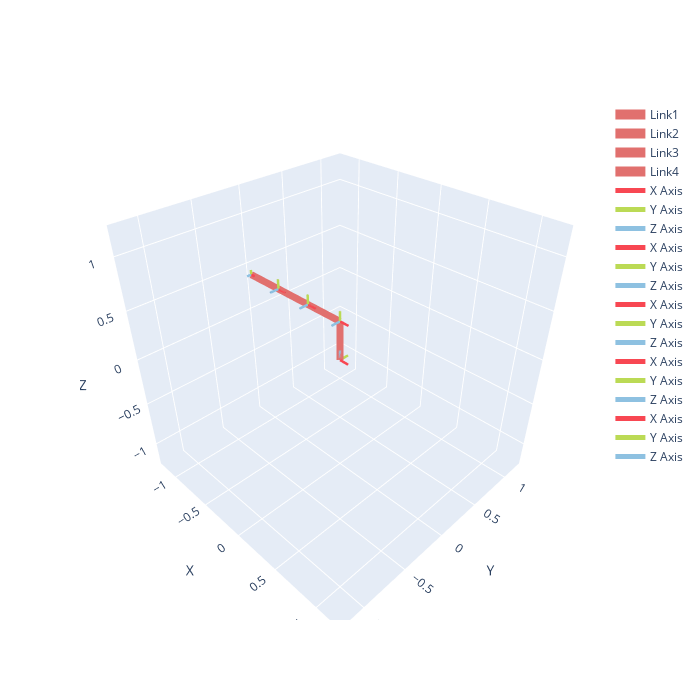

Here is the notebook cell this chart was saved with:
### Markdown cell above
or using the plotly backends:

### Code cell
# robot.plotly(robot.qz) # zero configuration
robot.plotly(robot.qz, save=True, path='./fig/g4_plotly.png') # zero configuration

### Figure 1 — Plotly figure (JSON) as saved in the notebook; plotly's stock layout.template omitted (floating-point values rounded to 4 significant figures)
{"data": [{"line": {"color": "#E1706E", "width": 14}, "mode": "lines", "name": "Link1", "type": "scatter3d", "x": [0.0, 0.0], "y": [0.0, 0.0], "z": [0.0, 0.4]}, {"line": {"color": "#E1706E", "width": 14}, "mode": "lines", "name": "Link2", "type": "scatter3d", "x": [0.0, -0.4], "y": [0.0, 0.0], "z": [0.4, 0.4]}, {"line": {"color": "#E1706E", "width": 14}, "mode": "lines", "name": "Link3", "type": "scatter3d", "x": [-0.4, -0.8], "y": [0.0, 0.0], "z": [0.4, 0.4]}, {"line": {"color": "#E1706E", "width": 14}, "mode": "lines", "name": "Link4", "type": "scatter3d", "x": [-0.8, -1.2], "y": [0.0, 0.0], "z": [0.4, 0.4]}, {"line": {"color": "#F84752", "width": 5}, "mode": "lines", "name": "X Axis", "type": "scatter3d", "x": [0, 0.1], "y": [0, 0], "z": [0, 0]}, {"cmax": 1, "cmin": 0, "colorscale": [[0, "#F84752"], [1, "#F84752"]], "showscale": false, "sizemode": "absolute", "sizeref": 0.01, "type": "cone", "u": [1], "v": [0], "w": [0], "x": [0.1], "y": [0], "z": [0]}, {"line": {"color": "#BBDA55", "width": 5}, "mode": "lines", "name": "Y Axis", "type": "scatter3d", "x": [0, 0], "y": [0, 0.1], "z": [0, 0]}, {"cmax": 1, "cmin": 0, "colorscale": [[0, "#BBDA55"], [1, "#BBDA55"]], "showscale": false, "sizemode": "absolute", "sizeref": 0.01, "type": "cone", "u": [0], "v": [1], "w": [0], "x": [0], "y": [0.1], "z": [0]}, {"line": {"color": "#8EC1E1", "width": 5}, "mode": "lines", "name": "Z Axis", "type": "scatter3d", "x": [0, 0], "y": [0, 0], "z": [0, 0.1]}, {"cmax": 1, "cmin": 0, "colorscale": [[0, "#8EC1E1"], [1, "#8EC1E1"]], "showscale": false, "sizemode": "absolute", "sizeref": 0.01, "type": "cone", "u": [0], "v": [0], "w": [1], "x": [0], "y": [0], "z": [0.1]}, {"line": {"color": "#F84752", "width": 5}, "mode": "lines", "name": "X Axis", "type": "scatter3d", "x": [0, 0.1], "y": [0, 0], "z": [0.4, 0.4]}, {"cmax": 1, "cmin": 0, "colorscale": [[0, "#F84752"], [1, "#F84752"]], "showscale": false, "sizemode": "absolute", "sizeref": 0.01, "type": "cone", "u": [1], "v": [0], "w": [0], "x": [0.1], "y": [0], "z": [0.4]}, {"line": {"color": "#BBDA55", "width": 5}, "mode": "lines", "name": "Y Axis", "type": "scatter3d", "x": [0, 0], "y": [0, 6.123e-18], "z": [0.4, 0.5]}, {"cmax": 1, "cmin": 0, "colorscale": [[0, "#BBDA55"], [1, "#BBDA55"]], "showscale": false, "sizemode": "absolute", "sizeref": 0.01, "type": "cone", "u": [0], "v": [6.123e-17], "w": [1], "x": [0], "y": [6.123e-18], "z": [0.5]}, {"line": {"color": "#8EC1E1", "width": 5}, "mode": "lines", "name": "Z Axis", "type": "scatter3d", "x": [0, 0], "y": [0, -0.1], "z": [0.4, 0.4]}, {"cmax": 1, "cmin": 0, "colorscale": [[0, "#8EC1E1"], [1, "#8EC1E1"]], "showscale": false, "sizemode": "absolute", "sizeref": 0.01, "type": "cone", "u": [0], "v": [-1], "w": [6.123e-17], "x": [0], "y": [-0.1], "z": [0.4]}, {"line": {"color": "#F84752", "width": 5}, "mode": "lines", "name": "X Axis", "type": "scatter3d", "x": [-0.4, -0.3], "y": [0, 0], "z": [0.4, 0.4]}, {"cmax": 1, "cmin": 0, "colorscale": [[0, "#F84752"], [1, "#F84752"]], "showscale": false, "sizemode": "absolute", "sizeref": 0.01, "type": "cone", "u": [1], "v": [0], "w": [0], "x": [-0.3], "y": [0], "z": [0.4]}, {"line": {"color": "#BBDA55", "width": 5}, "mode": "lines", "name": "Y Axis", "type": "scatter3d", "x": [-0.4, -0.4], "y": [0, 6.123e-18], "z": [0.4, 0.5]}, {"cmax": 1, "cmin": 0, "colorscale": [[0, "#BBDA55"], [1, "#BBDA55"]], "showscale": false, "sizemode": "absolute", "sizeref": 0.01, "type": "cone", "u": [0], "v": [6.123e-17], "w": [1], "x": [-0.4], "y": [6.123e-18], "z": [0.5]}, {"line": {"color": "#8EC1E1", "width": 5}, "mode": "lines", "name": "Z Axis", "type": "scatter3d", "x": [-0.4, -0.4], "y": [0, -0.1], "z": [0.4, 0.4]}, {"cmax": 1, "cmin": 0, "colorscale": [[0, "#8EC1E1"], [1, "#8EC1E1"]], "showscale": false, "sizemode": "absolute", "sizeref": 0.01, "type": "cone", "u": [0], "v": [-1], "w": [6.123e-17], "x": [-0.4], "y": [-0.1], "z": [0.4]}, {"line": {"color": "#F84752", "width": 5}, "mode": "lines", "name": "X Axis", "type": "scatter3d", "x": [-0.8, -0.7], "y": [0, 0], "z": [0.4, 0.4]}, {"cmax": 1, "cmin": 0, "colorscale": [[0, "#F84752"], [1, "#F84752"]], "showscale": false, "sizemode": "absolute", "sizeref": 0.01, "type": "cone", "u": [1], "v": [0], "w": [0], "x": [-0.7], "y": [0], "z": [0.4]}, {"line": {"color": "#BBDA55", "width": 5}, "mode": "lines", "name": "Y Axis", "type": "scatter3d", "x": [-0.8, -0.8], "y": [0, 6.123e-18], "z": [0.4, 0.5]}, {"cmax": 1, "cmin": 0, "colorscale": [[0, "#BBDA55"], [1, "#BBDA55"]], "showscale": false, "sizemode": "absolute", "sizeref": 0.01, "type": "cone", "u": [0], "v": [6.123e-17], "w": [1], "x": [-0.8], "y": [6.123e-18], "z": [0.5]}, {"line": {"color": "#8EC1E1", "width": 5}, "mode": "lines", "name": "Z Axis", "type": "scatter3d", "x": [-0.8, -0.8], "y": [0, -0.1], "z": [0.4, 0.4]}, {"cmax": 1, "cmin": 0, "colorscale": [[0, "#8EC1E1"], [1, "#8EC1E1"]], "showscale": false, "sizemode": "absolute", "sizeref": 0.01, "type": "cone", "u": [0], "v": [-1], "w": [6.123e-17], "x": [-0.8], "y": [-0.1], "z": [0.4]}, {"line": {"color": "#F84752", "width": 5}, "mode": "lines", "name": "X Axis", "type": "scatter3d", "x": [-1.2, -1.15], "y": [0, 0], "z": [0.4, 0.4]}, {"cmax": 1, "cmin": 0, "colorscale": [[0, "#F84752"], [1, "#F84752"]], "showscale": false, "sizemode": "absolute", "sizeref": 0.005, "type": "cone", "u": [1], "v": [0], "w": [0], "x": [-1.15], "y": [0], "z": [0.4]}, {"line": {"color": "#BBDA55", "width": 5}, "mode": "lines", "name": "Y Axis", "type": "scatter3d", "x": [-1.2, -1.2], "y": [0, 3.062e-18], "z": [0.4, 0.45]}, {"cmax": 1, "cmin": 0, "colorscale": [[0, "#BBDA55"], [1, "#BBDA55"]], "showscale": false, "sizemode": "absolute", "sizeref": 0.005, "type": "cone", "u": [0], "v": [6.123e-17], "w": [1], "x": [-1.2], "y": [3.062e-18], "z": [0.45]}, {"line": {"color": "#8EC1E1", "width": 5}, "mode": "lines", "name": "Z Axis", "type": "scatter3d", "x": [-1.2, -1.2], "y": [0, -0.05], "z": [0.4, 0.4]}, {"cmax": 1, "cmin": 0, "colorscale": [[0, "#8EC1E1"], [1, "#8EC1E1"]], "showscale": false, "sizemode": "absolute", "sizeref": 0.005, "type": "cone", "u": [0], "v": [-1], "w": [6.123e-17], "x": [-1.2], "y": [-0.05], "z": [0.4]}], "layout": {"height": 700, "scene": {"aspectmode": "cube", "camera": {"center": {"x": 0, "y": 0, "z": 0}, "eye": {"x": 1.265, "y": -1.265, "z": 1.265}, "up": {"x": 0, "y": 0, "z": 1}}, "xaxis": {"nticks": 10, "range": [-1.265, 1.265], "title": {"text": "X"}}, "yaxis": {"nticks": 10, "range": [-1.265, 1.265], "title": {"text": "Y"}}, "zaxis": {"nticks": 10, "range": [-1.265, 1.265], "title": {"text": "Z"}}}, "width": 700}}
